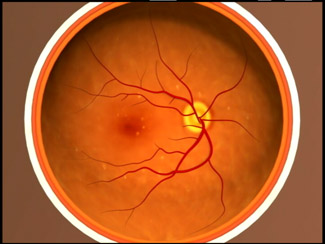
#> input picture Aligning_Images_with_Image_Registration/images/earlyAMD.jpg, 325 x 244 px
$ jupyter execute Example_2.ipynb
#> lines starting #> are read from the running program, lines starting #| are printed output that depends on the picture
# Automating Registration of Eye Scans

[cell 1]
import cv2
import matplotlib.pyplot as plt
from skimage.registration import phase_cross_correlation
import numpy as np
from skimage.transform import warp_polar, rotate, rescale

[cell 2]
early_AMD = cv2.imread("./images/earlyAMD.jpg")
#> early_AMD is the input picture: shape (244, 325, 3); mean B, G, R 38.2, 90.3, 177.1
early_AMD = cv2.cvtColor(early_AMD, cv2.COLOR_BGR2RGB)
advanced_AMD = cv2.imread("./images/advancedAMD.jpg")
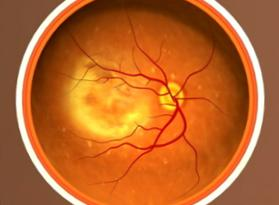
#> input picture Aligning_Images_with_Image_Registration/images/advancedAMD.jpg, 279 x 205 px
#> advanced_AMD is the input picture: shape (205, 279, 3); mean B, G, R 41.1, 101.2, 186.4
advanced_AMD = cv2.cvtColor(advanced_AMD, cv2.COLOR_BGR2RGB)

fig, axs = plt.subplots(1, 2)
axs[0].imshow(advanced_AMD)
axs[0].set_title('Advanced AMD')
axs[1].imshow(early_AMD)
axs[1].set_title('Early AMD')
plt.show()
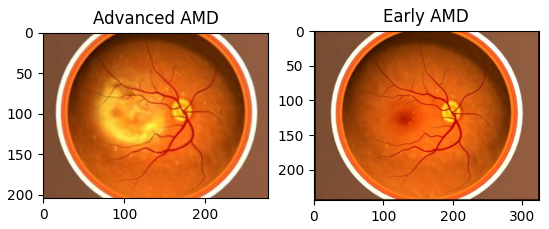
#> figure drawn by matplotlib, 2 panels

[cell 3]
early_AMD_gray = cv2.cvtColor(early_AMD, cv2.COLOR_RGB2GRAY)
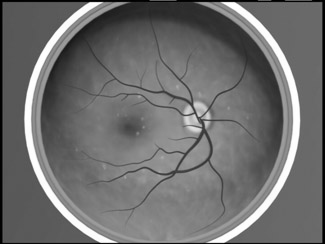
#> early_AMD_gray: shape (244, 325); min 0, max 255, mean 110.3
advanced_AMD_gray = cv2.cvtColor(advanced_AMD, cv2.COLOR_RGB2GRAY)

stacked_AMD = np.dstack((early_AMD_gray,
                        np.pad(advanced_AMD_gray, pad_width=((0, early_AMD.shape[0] - advanced_AMD_gray.shape[0]), (0, early_AMD.shape[1] - advanced_AMD_gray.shape[1])), mode='constant', constant_values=0),
                        early_AMD_gray))
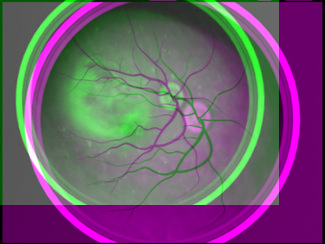
#> stacked_AMD: shape (244, 325, 3); mean R, G, B 110.3, 86.4, 110.3

plt.imshow(stacked_AMD)
plt.title("Composite image")
plt.show()

We can use [phase_cross_correlation()](https://scikit-image.org/docs/stable/api/skimage.registration.html#skimage.registration.phase_cross_correlation) to estimate the translation, rotation and scaling offset.

First, let's [recover rotation and scaling differences](https://scikit-image.org/docs/stable/auto_examples/registration/plot_register_rotation.html#recover-rotation-and-scaling-differences-with-log-polar-transform) with log-polar transform.

[cell 4]
# radius must be large enough to capture useful info in larger image
radius = 1500

early_AMD_polar = warp_polar(early_AMD, radius=radius, scaling='log', channel_axis=-1)
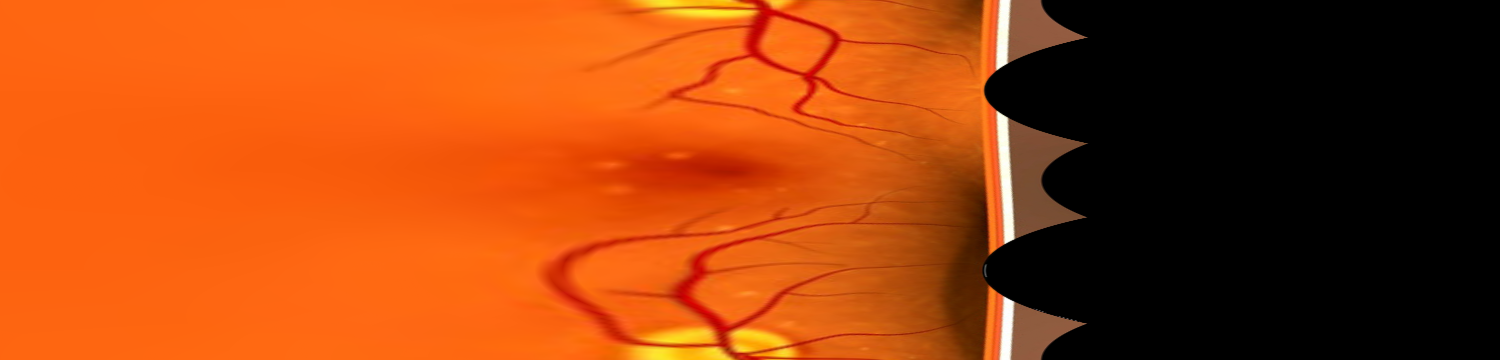
#> early_AMD_polar: shape (360, 1500, 3) float64; mean R, G, B 0.636, 0.261, 0.0506
advanced_AMD_polar = warp_polar(advanced_AMD, radius=radius, scaling='log', channel_axis=-1)
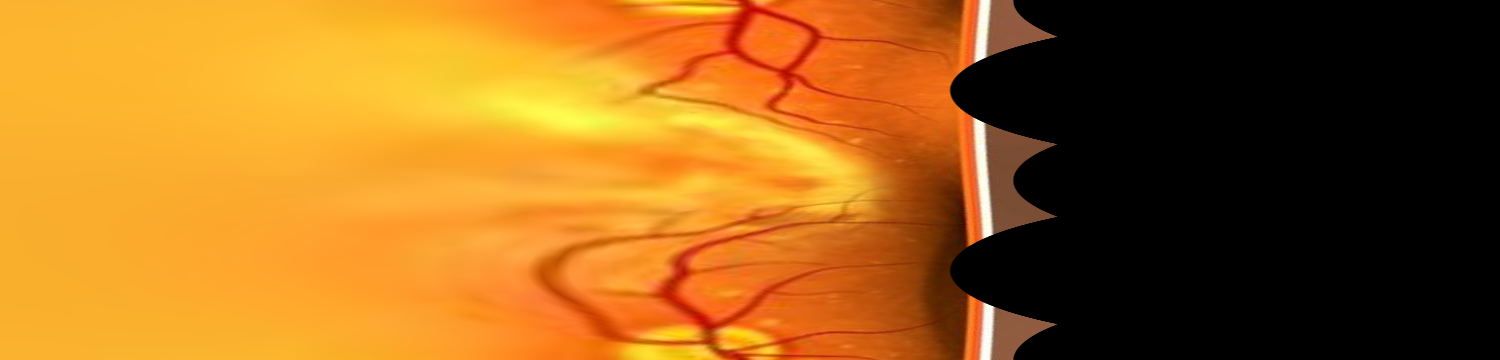
#> advanced_AMD_polar: shape (360, 1500, 3) float64; mean R, G, B 0.624, 0.395, 0.107

# setting `upsample_factor` can increase precision
shift, error, phasediff = phase_cross_correlation(early_AMD_polar, advanced_AMD_polar,
                                                   upsample_factor=20,
                                                   normalization=None)
#> shift = [2.05, 20.2, -0.1]; error = 0.264; phasediff = -9.94e-08
shift_rotation, shift_scale = shift[:2]
#> shift_rotation = 2.05; shift_scale = 20.2

# Calculate scale factor from translation
klog = radius / np.log(radius)
shift_scale = 1 / np.exp(shift_scale / klog)
#> shift_scale = 0.906

print(f"""Offset taking 'early AMD' as reference image and 'advanced AMD' as moving image:\n
    scale = {shift_scale:0.2f}, rotation angle = {shift_rotation:0.2f}°""")
#| Offset taking 'early AMD' as reference image and 'advanced AMD' as moving image:
#|     scale = 0.91, rotation angle = 2.05°

Apply transformations to "advanced_AMD".

[cell 5]
advanced_AMD_transformed = rotate(advanced_AMD, -shift_rotation)
advanced_AMD_transformed = rescale(advanced_AMD_transformed, 1 / shift_scale, channel_axis=-1)
#> advanced_AMD_transformed: shape (226, 308, 3) float64

fig, axs = plt.subplots(1, 2)
axs[0].imshow(advanced_AMD_transformed)
axs[0].set_title('Advanced AMD')
axs[1].imshow(early_AMD)
axs[1].set_title('Early AMD')
plt.show()

[cell 6]
early_AMD_gray = cv2.cvtColor(early_AMD, cv2.COLOR_RGB2GRAY)
advanced_AMD_gray = cv2.cvtColor(np.uint8(advanced_AMD_transformed * 255), cv2.COLOR_RGB2GRAY)
#> advanced_AMD_gray: shape (226, 308)

stacked_AMD = np.dstack((early_AMD_gray,
                        np.pad(advanced_AMD_gray, pad_width=((0, early_AMD.shape[0] - advanced_AMD_gray.shape[0]), (0, early_AMD.shape[1] - advanced_AMD_gray.shape[1])), mode='constant', constant_values=0),
                        early_AMD_gray))
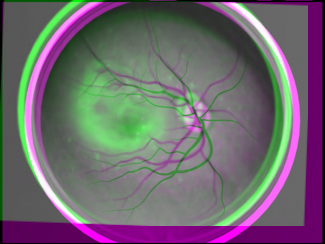
#> stacked_AMD: shape (244, 325, 3); mean R, G, B 110.3, 103.1, 110.3

plt.imshow(stacked_AMD)
plt.title("Composite image")
plt.show()

Now, let's [recover translation difference](https://scikit-image.org/docs/stable/auto_examples/registration/plot_register_translation.html#image-registration).

[cell 7]
shift, error, phasediff = phase_cross_correlation(early_AMD,
                                                  np.pad(advanced_AMD_transformed, pad_width=((0, early_AMD.shape[0] - advanced_AMD_transformed.shape[0]), (0, early_AMD.shape[1] - advanced_AMD_transformed.shape[1]), (0, 0)), mode='constant', constant_values=0))
#> shift = [10, 8, 0]; error = 1; phasediff = 3.39e-17
shift_y = round(-shift[0])
#> shift_y = -10
shift_x = round(-shift[1])
#> shift_x = -8

print(f"""Offset taking 'early AMD' as reference image and 'advanced AMD' as moving image:\n
    translation [y, x] = {shift_y}, {shift_x}""")
#| Offset taking 'early AMD' as reference image and 'advanced AMD' as moving image:
#|     translation [y, x] = -10, -8

Apply transformations to "advanced_AMD_transformed".

[cell 8]
advanced_AMD_transformed = cv2.warpAffine(advanced_AMD_transformed,
                                        np.float32([[1, 0, -shift_x], [0, 1, -shift_y]]),
                                        (advanced_AMD_transformed.shape[1] + abs(shift_x), advanced_AMD_transformed.shape[0] + abs(shift_y)))
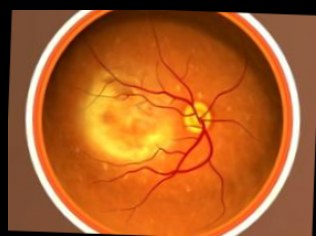
#> advanced_AMD_transformed: shape (236, 316, 3) float64; mean R, G, B 0.673, 0.364, 0.146

fig, axs = plt.subplots(1, 2)
axs[0].imshow(advanced_AMD_transformed)
axs[0].set_title('Advanced AMD')
axs[1].imshow(early_AMD)
axs[1].set_title('Early AMD')
plt.show()

[cell 9]
early_AMD_gray = cv2.cvtColor(early_AMD, cv2.COLOR_RGB2GRAY)
advanced_AMD_gray = cv2.cvtColor(np.uint8(advanced_AMD_transformed * 255), cv2.COLOR_RGB2GRAY)
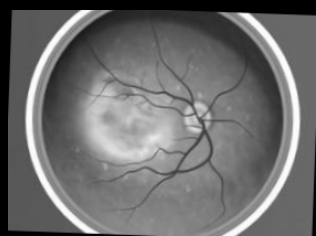
#> advanced_AMD_gray: shape (236, 316); min 0, max 254, mean 109.6

stacked_AMD = np.dstack((early_AMD_gray,
                        np.pad(advanced_AMD_gray, pad_width=((0, early_AMD.shape[0] - advanced_AMD_gray.shape[0]), (0, early_AMD.shape[1] - advanced_AMD_gray.shape[1])), mode='constant', constant_values=0),
                        early_AMD_gray))
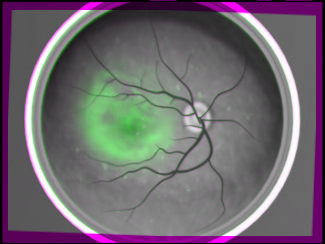
#> stacked_AMD: shape (244, 325, 3); mean R, G, B 110.3, 103.1, 110.3

plt.imshow(stacked_AMD)
plt.title("Composite image")
plt.show()
